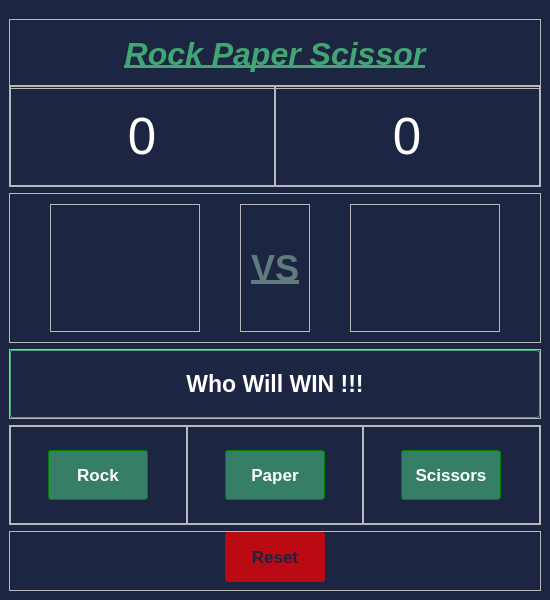
<?xml version="1.0" encoding="UTF-8"?>
<ui version="4.0">
 <class>RockPaperScissor</class>
 <widget class="QMainWindow" name="RockPaperScissor">
  <property name="enabled">
   <bool>true</bool>
  </property>
  <property name="geometry">
   <rect>
    <x>0</x>
    <y>0</y>
    <width>550</width>
    <height>600</height>
   </rect>
  </property>
  <property name="minimumSize">
   <size>
    <width>550</width>
    <height>600</height>
   </size>
  </property>
  <property name="windowTitle">
   <string>MainWindow</string>
  </property>
  <property name="autoFillBackground">
   <bool>false</bool>
  </property>
  <property name="styleSheet">
   <string notr="true">#appName{
	color: rgb(66, 165, 116);
}
#centralwidget, #MainWindow{
	background-color: rgb(28,37,65);
}
#optionsBox{
		cursor: pointer;
}
#rock, #paper, #scissors{
	border: 1px green;
	border-style: solid;
	border-radius: 3px;
	color: white;
	background-color: rgba(66, 165, 116, 0.7);
}
#rock:hover, #paper:hover, #scissors:hover{
	background-color: rgba(66, 165, 116, 1);
}
#resultText{
	border: 1px rgb(66, 165, 116);
	border-style: solid;
	border-radius: 3px;
	color: white;
}
#vsText{
	color: rgb(96, 123, 125);
}
#PC_Score, #userScore{
	color: white;
}
#reset{
	color:  rgb(28,37,65);
	border-radius: 3px;
	background-color: rgba(255,0,0,0.7);
}
#reset:hover{
	background-color: rgba(255,0,0,1);
	color: white;
}</string>
  </property>
  <widget class="QWidget" name="centralwidget">
   <layout class="QGridLayout" name="gridLayout">
    <item row="0" column="0">
     <widget class="QFrame" name="appNameBox">
      <property name="minimumSize">
       <size>
        <width>0</width>
        <height>70</height>
       </size>
      </property>
      <property name="maximumSize">
       <size>
        <width>50000</width>
        <height>50</height>
       </size>
      </property>
      <property name="frameShape">
       <enum>QFrame::StyledPanel</enum>
      </property>
      <property name="frameShadow">
       <enum>QFrame::Raised</enum>
      </property>
      <layout class="QVBoxLayout" name="verticalLayout">
       <item>
        <widget class="QLabel" name="appName">
         <property name="minimumSize">
          <size>
           <width>0</width>
           <height>0</height>
          </size>
         </property>
         <property name="maximumSize">
          <size>
           <width>50000</width>
           <height>70</height>
          </size>
         </property>
         <property name="font">
          <font>
           <pointsize>24</pointsize>
           <weight>75</weight>
           <italic>true</italic>
           <bold>true</bold>
           <underline>true</underline>
           <strikeout>false</strikeout>
          </font>
         </property>
         <property name="text">
          <string>Rock Paper Scissor</string>
         </property>
         <property name="scaledContents">
          <bool>false</bool>
         </property>
         <property name="alignment">
          <set>Qt::AlignCenter</set>
         </property>
         <property name="indent">
          <number>0</number>
         </property>
        </widget>
       </item>
      </layout>
     </widget>
    </item>
    <item row="3" column="0">
     <widget class="QFrame" name="resultBox">
      <property name="minimumSize">
       <size>
        <width>0</width>
        <height>50</height>
       </size>
      </property>
      <property name="maximumSize">
       <size>
        <width>1350</width>
        <height>70</height>
       </size>
      </property>
      <property name="frameShape">
       <enum>QFrame::StyledPanel</enum>
      </property>
      <property name="frameShadow">
       <enum>QFrame::Raised</enum>
      </property>
      <layout class="QHBoxLayout" name="horizontalLayout_2">
       <property name="spacing">
        <number>0</number>
       </property>
       <property name="leftMargin">
        <number>0</number>
       </property>
       <property name="topMargin">
        <number>0</number>
       </property>
       <property name="rightMargin">
        <number>0</number>
       </property>
       <property name="bottomMargin">
        <number>0</number>
       </property>
       <item>
        <widget class="QLabel" name="resultText">
         <property name="minimumSize">
          <size>
           <width>150</width>
           <height>20</height>
          </size>
         </property>
         <property name="font">
          <font>
           <pointsize>17</pointsize>
           <weight>75</weight>
           <bold>true</bold>
          </font>
         </property>
         <property name="styleSheet">
          <string notr="true">#label_3{
	/*background-color: black;*/
	border-width: 1px;
	border-color: black;
	border-style: solid;
}</string>
         </property>
         <property name="text">
          <string>Who Will WIN !!!</string>
         </property>
         <property name="alignment">
          <set>Qt::AlignCenter</set>
         </property>
        </widget>
       </item>
      </layout>
     </widget>
    </item>
    <item row="5" column="0">
     <widget class="QFrame" name="resetBox">
      <property name="minimumSize">
       <size>
        <width>0</width>
        <height>60</height>
       </size>
      </property>
      <property name="maximumSize">
       <size>
        <width>16777215</width>
        <height>60</height>
       </size>
      </property>
      <property name="frameShape">
       <enum>QFrame::StyledPanel</enum>
      </property>
      <property name="frameShadow">
       <enum>QFrame::Raised</enum>
      </property>
      <layout class="QHBoxLayout" name="horizontalLayout_4">
       <property name="spacing">
        <number>0</number>
       </property>
       <property name="leftMargin">
        <number>0</number>
       </property>
       <property name="topMargin">
        <number>0</number>
       </property>
       <property name="rightMargin">
        <number>0</number>
       </property>
       <item>
        <widget class="QPushButton" name="reset">
         <property name="minimumSize">
          <size>
           <width>0</width>
           <height>50</height>
          </size>
         </property>
         <property name="maximumSize">
          <size>
           <width>100</width>
           <height>50</height>
          </size>
         </property>
         <property name="font">
          <font>
           <pointsize>13</pointsize>
           <weight>75</weight>
           <bold>true</bold>
          </font>
         </property>
         <property name="text">
          <string>Reset</string>
         </property>
        </widget>
       </item>
      </layout>
     </widget>
    </item>
    <item row="2" column="0">
     <widget class="QFrame" name="youVsComputerBox">
      <property name="minimumSize">
       <size>
        <width>0</width>
        <height>150</height>
       </size>
      </property>
      <property name="frameShape">
       <enum>QFrame::StyledPanel</enum>
      </property>
      <property name="frameShadow">
       <enum>QFrame::Raised</enum>
      </property>
      <layout class="QHBoxLayout" name="horizontalLayout">
       <property name="spacing">
        <number>0</number>
       </property>
       <property name="leftMargin">
        <number>0</number>
       </property>
       <property name="topMargin">
        <number>10</number>
       </property>
       <property name="rightMargin">
        <number>0</number>
       </property>
       <property name="bottomMargin">
        <number>10</number>
       </property>
       <item>
        <widget class="QFrame" name="userBox">
         <property name="minimumSize">
          <size>
           <width>0</width>
           <height>60</height>
          </size>
         </property>
         <property name="maximumSize">
          <size>
           <width>150</width>
           <height>150</height>
          </size>
         </property>
         <property name="frameShape">
          <enum>QFrame::StyledPanel</enum>
         </property>
         <property name="frameShadow">
          <enum>QFrame::Raised</enum>
         </property>
         <layout class="QHBoxLayout" name="horizontalLayout_8">
          <property name="spacing">
           <number>0</number>
          </property>
          <property name="leftMargin">
           <number>0</number>
          </property>
          <property name="topMargin">
           <number>0</number>
          </property>
          <property name="rightMargin">
           <number>0</number>
          </property>
          <property name="bottomMargin">
           <number>0</number>
          </property>
          <item>
           <widget class="QLabel" name="userImg">
            <property name="minimumSize">
             <size>
              <width>100</width>
              <height>60</height>
             </size>
            </property>
            <property name="maximumSize">
             <size>
              <width>150</width>
              <height>150</height>
             </size>
            </property>
            <property name="autoFillBackground">
             <bool>false</bool>
            </property>
            <property name="styleSheet">
             <string notr="true">#UserBox{
	background-color: green;
	border-radius: 15px;
}</string>
            </property>
            <property name="text">
             <string/>
            </property>
            <property name="alignment">
             <set>Qt::AlignCenter</set>
            </property>
           </widget>
          </item>
         </layout>
        </widget>
       </item>
       <item>
        <widget class="QFrame" name="vsBox">
         <property name="maximumSize">
          <size>
           <width>70</width>
           <height>16777215</height>
          </size>
         </property>
         <property name="frameShape">
          <enum>QFrame::StyledPanel</enum>
         </property>
         <property name="frameShadow">
          <enum>QFrame::Raised</enum>
         </property>
         <layout class="QHBoxLayout" name="horizontalLayout_10">
          <property name="leftMargin">
           <number>0</number>
          </property>
          <property name="topMargin">
           <number>0</number>
          </property>
          <property name="rightMargin">
           <number>0</number>
          </property>
          <property name="bottomMargin">
           <number>0</number>
          </property>
          <item>
           <widget class="QLabel" name="vsText">
            <property name="maximumSize">
             <size>
              <width>50</width>
              <height>50</height>
             </size>
            </property>
            <property name="font">
             <font>
              <pointsize>27</pointsize>
              <weight>75</weight>
              <bold>true</bold>
              <underline>true</underline>
             </font>
            </property>
            <property name="text">
             <string>VS</string>
            </property>
            <property name="alignment">
             <set>Qt::AlignCenter</set>
            </property>
            <property name="margin">
             <number>0</number>
            </property>
           </widget>
          </item>
         </layout>
        </widget>
       </item>
       <item>
        <widget class="QFrame" name="computerBox">
         <property name="maximumSize">
          <size>
           <width>150</width>
           <height>150</height>
          </size>
         </property>
         <property name="frameShape">
          <enum>QFrame::StyledPanel</enum>
         </property>
         <property name="frameShadow">
          <enum>QFrame::Raised</enum>
         </property>
         <layout class="QHBoxLayout" name="horizontalLayout_9">
          <property name="spacing">
           <number>0</number>
          </property>
          <property name="leftMargin">
           <number>0</number>
          </property>
          <property name="topMargin">
           <number>0</number>
          </property>
          <property name="rightMargin">
           <number>0</number>
          </property>
          <property name="bottomMargin">
           <number>0</number>
          </property>
          <item>
           <widget class="QLabel" name="computerImg">
            <property name="minimumSize">
             <size>
              <width>60</width>
              <height>60</height>
             </size>
            </property>
            <property name="maximumSize">
             <size>
              <width>150</width>
              <height>150</height>
             </size>
            </property>
            <property name="styleSheet">
             <string notr="true"/>
            </property>
            <property name="text">
             <string/>
            </property>
            <property name="alignment">
             <set>Qt::AlignCenter</set>
            </property>
           </widget>
          </item>
         </layout>
        </widget>
       </item>
      </layout>
     </widget>
    </item>
    <item row="1" column="0">
     <widget class="QFrame" name="scoreBox">
      <property name="maximumSize">
       <size>
        <width>16777215</width>
        <height>150</height>
       </size>
      </property>
      <property name="frameShape">
       <enum>QFrame::StyledPanel</enum>
      </property>
      <property name="frameShadow">
       <enum>QFrame::Raised</enum>
      </property>
      <layout class="QHBoxLayout" name="horizontalLayout_5">
       <property name="spacing">
        <number>0</number>
       </property>
       <property name="leftMargin">
        <number>0</number>
       </property>
       <property name="topMargin">
        <number>0</number>
       </property>
       <property name="rightMargin">
        <number>0</number>
       </property>
       <property name="bottomMargin">
        <number>0</number>
       </property>
       <item>
        <widget class="QFrame" name="userScoreBox">
         <property name="frameShape">
          <enum>QFrame::StyledPanel</enum>
         </property>
         <property name="frameShadow">
          <enum>QFrame::Raised</enum>
         </property>
         <layout class="QHBoxLayout" name="horizontalLayout_7">
          <property name="spacing">
           <number>0</number>
          </property>
          <property name="leftMargin">
           <number>0</number>
          </property>
          <property name="topMargin">
           <number>0</number>
          </property>
          <property name="rightMargin">
           <number>0</number>
          </property>
          <property name="bottomMargin">
           <number>0</number>
          </property>
          <item>
           <widget class="QLabel" name="userScore">
            <property name="minimumSize">
             <size>
              <width>50</width>
              <height>50</height>
             </size>
            </property>
            <property name="maximumSize">
             <size>
              <width>100</width>
              <height>100</height>
             </size>
            </property>
            <property name="font">
             <font>
              <pointsize>38</pointsize>
             </font>
            </property>
            <property name="text">
             <string>0</string>
            </property>
            <property name="alignment">
             <set>Qt::AlignCenter</set>
            </property>
           </widget>
          </item>
         </layout>
        </widget>
       </item>
       <item>
        <widget class="QFrame" name="PCScoreBox">
         <property name="frameShape">
          <enum>QFrame::StyledPanel</enum>
         </property>
         <property name="frameShadow">
          <enum>QFrame::Raised</enum>
         </property>
         <layout class="QHBoxLayout" name="horizontalLayout_6">
          <property name="spacing">
           <number>0</number>
          </property>
          <property name="leftMargin">
           <number>0</number>
          </property>
          <property name="topMargin">
           <number>0</number>
          </property>
          <property name="rightMargin">
           <number>0</number>
          </property>
          <property name="bottomMargin">
           <number>0</number>
          </property>
          <item>
           <widget class="QLabel" name="PC_Score">
            <property name="minimumSize">
             <size>
              <width>50</width>
              <height>50</height>
             </size>
            </property>
            <property name="maximumSize">
             <size>
              <width>100</width>
              <height>100</height>
             </size>
            </property>
            <property name="font">
             <font>
              <pointsize>38</pointsize>
             </font>
            </property>
            <property name="text">
             <string>0</string>
            </property>
            <property name="alignment">
             <set>Qt::AlignCenter</set>
            </property>
           </widget>
          </item>
         </layout>
        </widget>
       </item>
      </layout>
     </widget>
    </item>
    <item row="4" column="0">
     <widget class="QFrame" name="optionsBox">
      <property name="minimumSize">
       <size>
        <width>0</width>
        <height>0</height>
       </size>
      </property>
      <property name="maximumSize">
       <size>
        <width>16777215</width>
        <height>100</height>
       </size>
      </property>
      <property name="frameShape">
       <enum>QFrame::StyledPanel</enum>
      </property>
      <property name="frameShadow">
       <enum>QFrame::Raised</enum>
      </property>
      <layout class="QHBoxLayout" name="horizontalLayout_3">
       <property name="spacing">
        <number>0</number>
       </property>
       <property name="leftMargin">
        <number>0</number>
       </property>
       <property name="topMargin">
        <number>0</number>
       </property>
       <property name="rightMargin">
        <number>0</number>
       </property>
       <property name="bottomMargin">
        <number>0</number>
       </property>
       <item>
        <widget class="QFrame" name="rockBox">
         <property name="frameShape">
          <enum>QFrame::StyledPanel</enum>
         </property>
         <property name="frameShadow">
          <enum>QFrame::Raised</enum>
         </property>
         <layout class="QHBoxLayout" name="horizontalLayout_13">
          <item>
           <widget class="QPushButton" name="rock">
            <property name="minimumSize">
             <size>
              <width>0</width>
              <height>50</height>
             </size>
            </property>
            <property name="maximumSize">
             <size>
              <width>100</width>
              <height>50</height>
             </size>
            </property>
            <property name="font">
             <font>
              <pointsize>13</pointsize>
              <weight>75</weight>
              <bold>true</bold>
             </font>
            </property>
            <property name="text">
             <string>Rock</string>
            </property>
           </widget>
          </item>
         </layout>
        </widget>
       </item>
       <item>
        <widget class="QFrame" name="paperBox">
         <property name="frameShape">
          <enum>QFrame::StyledPanel</enum>
         </property>
         <property name="frameShadow">
          <enum>QFrame::Raised</enum>
         </property>
         <layout class="QHBoxLayout" name="horizontalLayout_12">
          <item>
           <widget class="QPushButton" name="paper">
            <property name="minimumSize">
             <size>
              <width>0</width>
              <height>50</height>
             </size>
            </property>
            <property name="maximumSize">
             <size>
              <width>100</width>
              <height>50</height>
             </size>
            </property>
            <property name="font">
             <font>
              <pointsize>13</pointsize>
              <weight>75</weight>
              <bold>true</bold>
             </font>
            </property>
            <property name="text">
             <string>Paper</string>
            </property>
           </widget>
          </item>
         </layout>
        </widget>
       </item>
       <item>
        <widget class="QFrame" name="scissorsBox">
         <property name="frameShape">
          <enum>QFrame::StyledPanel</enum>
         </property>
         <property name="frameShadow">
          <enum>QFrame::Raised</enum>
         </property>
         <layout class="QHBoxLayout" name="horizontalLayout_11">
          <item>
           <widget class="QPushButton" name="scissors">
            <property name="minimumSize">
             <size>
              <width>0</width>
              <height>50</height>
             </size>
            </property>
            <property name="maximumSize">
             <size>
              <width>100</width>
              <height>50</height>
             </size>
            </property>
            <property name="font">
             <font>
              <pointsize>13</pointsize>
              <weight>75</weight>
              <bold>true</bold>
             </font>
            </property>
            <property name="text">
             <string>Scissors</string>
            </property>
           </widget>
          </item>
         </layout>
        </widget>
       </item>
      </layout>
     </widget>
    </item>
   </layout>
  </widget>
 </widget>
 <resources/>
 <connections/>
</ui>
